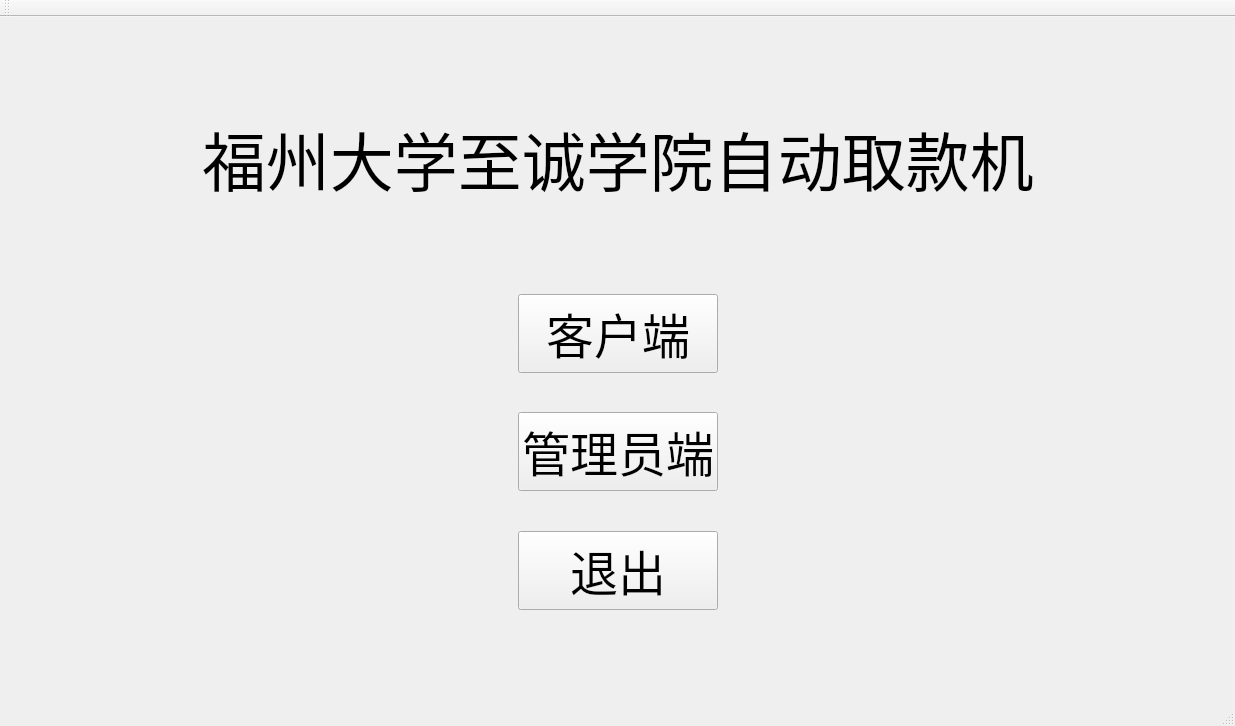
<?xml version="1.0" encoding="UTF-8"?>
<ui version="4.0">
 <class>AutomaticTellerMachineClass</class>
 <widget class="QMainWindow" name="AutomaticTellerMachineClass">
  <property name="geometry">
   <rect>
    <x>0</x>
    <y>0</y>
    <width>1235</width>
    <height>726</height>
   </rect>
  </property>
  <property name="windowTitle">
   <string>AutomaticTellerMachine</string>
  </property>
  <property name="styleSheet">
   <string notr="true">background-image: url(:/AutomaticTellerMachine/main.png);</string>
  </property>
  <widget class="QWidget" name="centralWidget">
   <layout class="QGridLayout" name="gridLayout">
    <item row="0" column="1">
     <spacer name="verticalSpacer">
      <property name="orientation">
       <enum>Qt::Vertical</enum>
      </property>
      <property name="sizeHint" stdset="0">
       <size>
        <width>20</width>
        <height>96</height>
       </size>
      </property>
     </spacer>
    </item>
    <item row="1" column="0">
     <spacer name="horizontalSpacer">
      <property name="orientation">
       <enum>Qt::Horizontal</enum>
      </property>
      <property name="sizeHint" stdset="0">
       <size>
        <width>184</width>
        <height>20</height>
       </size>
      </property>
     </spacer>
    </item>
    <item row="1" column="1">
     <widget class="QLabel" name="Title">
      <property name="font">
       <font>
        <family>华文行楷</family>
        <pointsize>48</pointsize>
       </font>
      </property>
      <property name="text">
       <string>福州大学至诚学院自动取款机</string>
      </property>
     </widget>
    </item>
    <item row="1" column="2">
     <spacer name="horizontalSpacer_2">
      <property name="orientation">
       <enum>Qt::Horizontal</enum>
      </property>
      <property name="sizeHint" stdset="0">
       <size>
        <width>183</width>
        <height>20</height>
       </size>
      </property>
     </spacer>
    </item>
    <item row="2" column="1">
     <spacer name="verticalSpacer_4">
      <property name="orientation">
       <enum>Qt::Vertical</enum>
      </property>
      <property name="sizeHint" stdset="0">
       <size>
        <width>20</width>
        <height>96</height>
       </size>
      </property>
     </spacer>
    </item>
    <item row="3" column="1">
     <layout class="QGridLayout" name="body">
      <item row="2" column="2">
       <spacer name="horizontalSpacer_4">
        <property name="orientation">
         <enum>Qt::Horizontal</enum>
        </property>
        <property name="sizeHint" stdset="0">
         <size>
          <width>179</width>
          <height>20</height>
         </size>
        </property>
       </spacer>
      </item>
      <item row="2" column="1">
       <spacer name="verticalSpacer_2">
        <property name="orientation">
         <enum>Qt::Vertical</enum>
        </property>
        <property name="sizeHint" stdset="0">
         <size>
          <width>20</width>
          <height>40</height>
         </size>
        </property>
       </spacer>
      </item>
      <item row="3" column="1">
       <widget class="QPushButton" name="AdminSide">
        <property name="font">
         <font>
          <family>华文行楷</family>
          <pointsize>36</pointsize>
         </font>
        </property>
        <property name="text">
         <string>管理员端</string>
        </property>
       </widget>
      </item>
      <item row="0" column="1">
       <widget class="QPushButton" name="Client">
        <property name="font">
         <font>
          <family>华文行楷</family>
          <pointsize>36</pointsize>
         </font>
        </property>
        <property name="text">
         <string>客户端</string>
        </property>
       </widget>
      </item>
      <item row="4" column="1">
       <spacer name="verticalSpacer_3">
        <property name="orientation">
         <enum>Qt::Vertical</enum>
        </property>
        <property name="sizeHint" stdset="0">
         <size>
          <width>20</width>
          <height>40</height>
         </size>
        </property>
       </spacer>
      </item>
      <item row="2" column="0">
       <spacer name="horizontalSpacer_3">
        <property name="orientation">
         <enum>Qt::Horizontal</enum>
        </property>
        <property name="sizeHint" stdset="0">
         <size>
          <width>179</width>
          <height>20</height>
         </size>
        </property>
       </spacer>
      </item>
      <item row="5" column="1">
       <widget class="QPushButton" name="Exit">
        <property name="font">
         <font>
          <family>华文行楷</family>
          <pointsize>36</pointsize>
         </font>
        </property>
        <property name="text">
         <string>退出</string>
        </property>
       </widget>
      </item>
     </layout>
    </item>
    <item row="4" column="1">
     <spacer name="verticalSpacer_5">
      <property name="orientation">
       <enum>Qt::Vertical</enum>
      </property>
      <property name="sizeHint" stdset="0">
       <size>
        <width>20</width>
        <height>96</height>
       </size>
      </property>
     </spacer>
    </item>
   </layout>
  </widget>
  <widget class="QToolBar" name="mainToolBar">
   <attribute name="toolBarArea">
    <enum>TopToolBarArea</enum>
   </attribute>
   <attribute name="toolBarBreak">
    <bool>false</bool>
   </attribute>
  </widget>
  <widget class="QStatusBar" name="statusBar"/>
 </widget>
 <layoutdefault spacing="6" margin="11"/>
 <resources>
  <include location="AutomaticTellerMachine.qrc"/>
 </resources>
 <connections>
  <connection>
   <sender>Client</sender>
   <signal>clicked()</signal>
   <receiver>AutomaticTellerMachineClass</receiver>
   <slot>on_ClientButton_click()</slot>
   <hints>
    <hint type="sourcelabel">
     <x>698</x>
     <y>339</y>
    </hint>
    <hint type="destinationlabel">
     <x>734</x>
     <y>346</y>
    </hint>
   </hints>
  </connection>
  <connection>
   <sender>Exit</sender>
   <signal>clicked()</signal>
   <receiver>AutomaticTellerMachineClass</receiver>
   <slot>close()</slot>
   <hints>
    <hint type="sourcelabel">
     <x>617</x>
     <y>557</y>
    </hint>
    <hint type="destinationlabel">
     <x>617</x>
     <y>362</y>
    </hint>
   </hints>
  </connection>
  <connection>
   <sender>AdminSide</sender>
   <signal>clicked()</signal>
   <receiver>AutomaticTellerMachineClass</receiver>
   <slot>on_AdminSideButton_click()</slot>
   <hints>
    <hint type="sourcelabel">
     <x>675</x>
     <y>443</y>
    </hint>
    <hint type="destinationlabel">
     <x>735</x>
     <y>456</y>
    </hint>
   </hints>
  </connection>
 </connections>
 <slots>
  <slot>on_ExitButton_click()</slot>
  <slot>on_ClientButton_click()</slot>
  <slot>on_AdminSideButton_click()</slot>
 </slots>
</ui>
